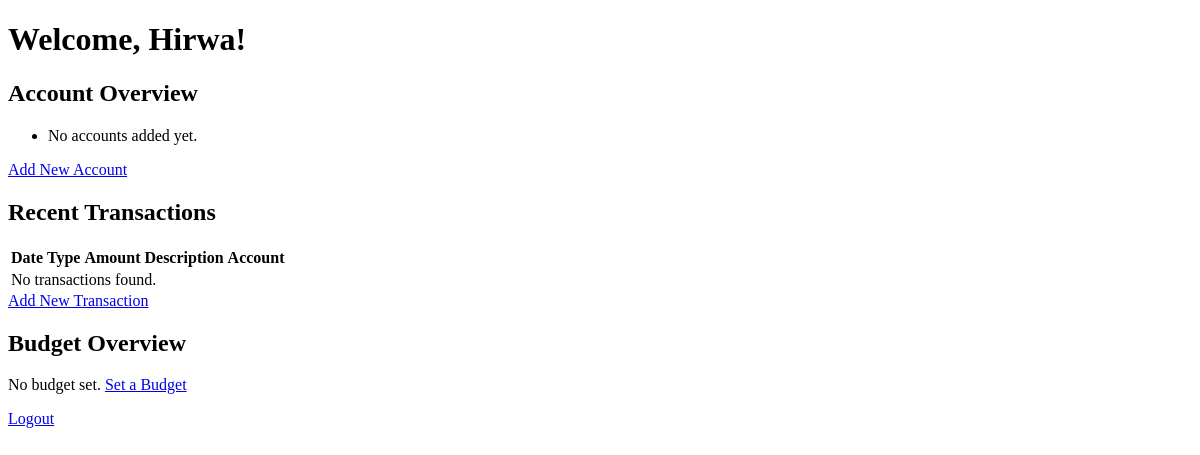
/home/ (signed in), run on an earlier commit of the app's database.
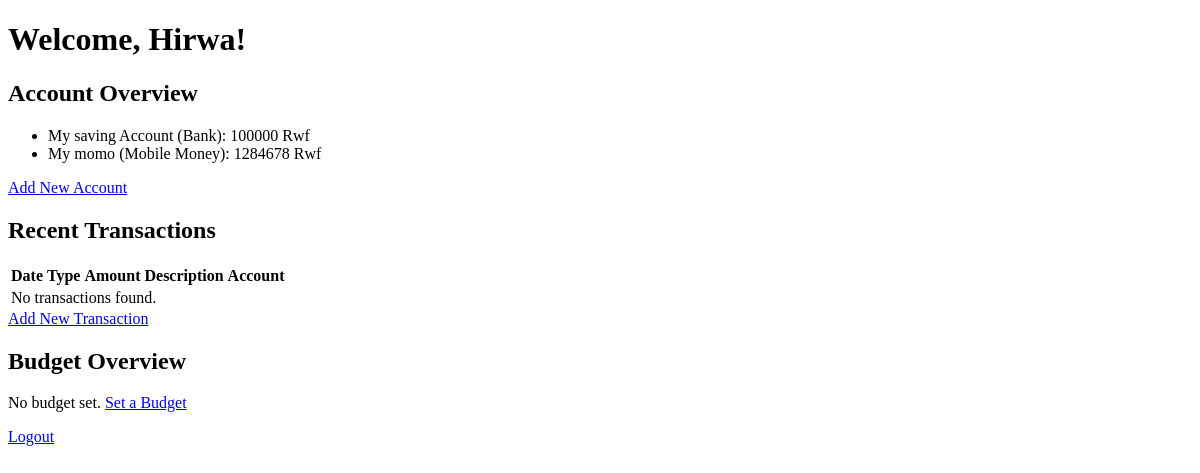
And on a later commit of the database.
### Sapp/models.py (models this page shows, shortened)
class Account(models.Model):
    ACCOUNT_TYPES = [
        ('bank', 'Bank'),
        ('mobile_money', 'Mobile Money'),
        ('cash', 'Cash'),
    ]
    user = models.ForeignKey(User, on_delete=models.CASCADE)  # Link account to a user
    name = models.CharField(max_length=100)  # e.g., "My Bank Account"
    account_type = models.CharField(max_length=20, choices=ACCOUNT_TYPES)
    balance = models.DecimalField(max_digits=12, decimal_places=0, default=0)  # Rwf balance

### Sapp/views.py (the view)
# urls.py: path('home/', views.home_view, name='home'),
@login_required
def home_view(request):
    accounts = Account.objects.filter(user=request.user)
    transactions = Transaction.objects.filter(account__user=request.user).order_by('-date')
    try:
        budget = Budget.objects.get(user=request.user)
    except Budget.DoesNotExist:
        budget = None
    total_expenses = Transaction.objects.filter(
        account__user=request.user, transaction_type='expense'
    ).aggregate(Sum('amount'))['amount__sum'] or 0
    remaining_budget = budget.total_budget - total_expenses if budget else None
    context = {
        'accounts': accounts,
        'transactions': transactions,
        'budget': budget,
        'total_expenses': total_expenses,
        'remaining_budget': remaining_budget,
    }
    return render(request, 'home.html', context)

### templates/home.html (shortened to what this page needs)
<!DOCTYPE html>
<html lang="en">
<head>
</head>
<body>
    <header>
        <h1>Welcome, {{ user.first_name }}!</h1>
    </header>
    <main>
        <section>
            <h2>Account Overview</h2>
            <ul>
                {% for account in accounts %}
                    <li>{{ account.name }} ({{ account.get_account_type_display }}): {{ account.balance }} Rwf</li>
                {% empty %}
                    <li>No accounts added yet.</li>
                {% endfor %}
            </ul>
            <a href="{% url 'add_account' %}" class="btn btn-secondary">Add New Account</a>
        </section>
        <section>
            <h2>Recent Transactions</h2>
            <table>
                <thead>
                    <tr>
                        <th>Date</th>
                        <th>Type</th>
                        <th>Amount</th>
                        <th>Description</th>
                        <th>Account</th>
                    </tr>
                </thead>
                <tbody>
                    {% for transaction in transactions %}
                        <tr>
                            <td>{{ transaction.date }}</td>
                            <td>{{ transaction.get_transaction_type_display }}</td>
                            <td>{{ transaction.amount }} Rwf</td>
                            <td>{{ transaction.description|default:"N/A" }}</td>
                            <td>{{ transaction.account.name }}</td>
                        </tr>
                    {% empty %}
                        <tr>
                            <td colspan="5">No transactions found.</td>
                        </tr>
                    {% endfor %}
                </tbody>
            </table>
            <a href="{% url 'add_transaction' %}" class="btn btn-secondary">Add New Transaction</a>
        </section>
        <section>
            <h2>Budget Overview</h2>
            {% if budget %}
                <p>Total Budget: {{ budget.total_budget }} Rwf</p>
                <p>Total Expenses: {{ total_expenses }} Rwf</p>
                <p>Remaining Budget:
                    {% if remaining_budget < 0 %}
                        <span style="color: red;">{{ remaining_budget }} Rwf (Over Budget!)</span>
                    {% else %}
                        {{ remaining_budget }} Rwf
                    {% endif %}
                </p>
                <a href="{% url 'manage_budget' %}" class="btn btn-secondary">Update Budget</a>
            {% else %}
                <p>No budget set. <a href="{% url 'manage_budget' %}">Set a Budget</a></p>
            {% endif %}
        </section>
        <a href="/logout">Logout</a>
    </main>
</body>
</html>

What changed in the data, as far as the page shows it:
added Account: name "My saving Account", account_type "Bank", balance "100000"
added Account: name "My momo", account_type "Mobile Money", balance "1284678"
Also different on the page:
text no longer shown: "No accounts added yet."
